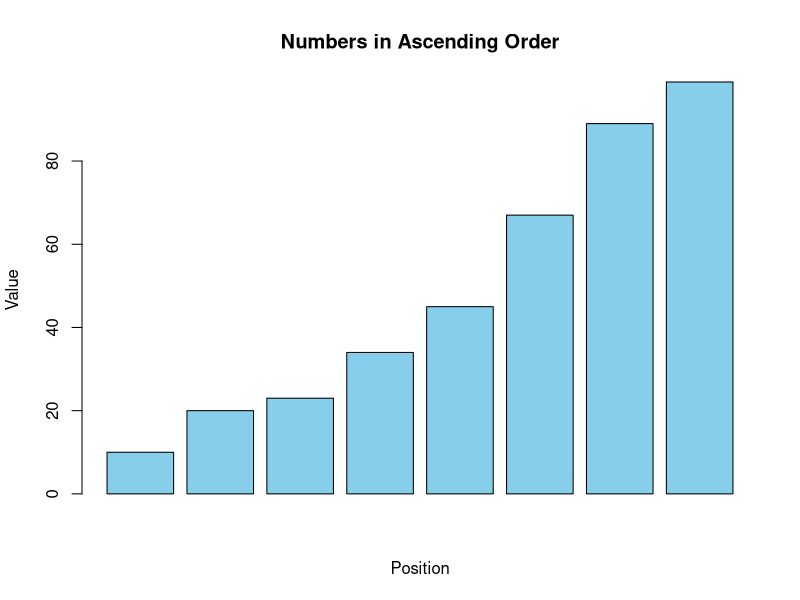
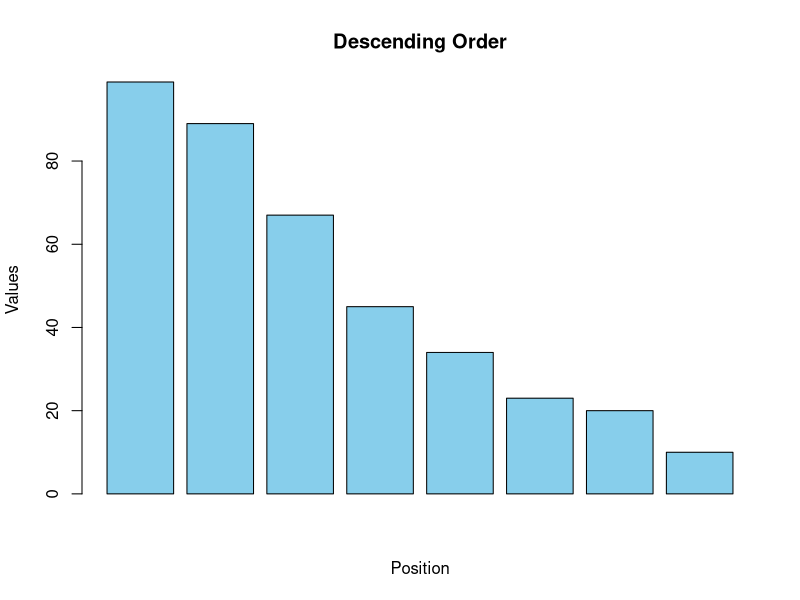

Write the R code that produced these figures, in order.
# (B) Write the script in R to sort the values contained in the following vector in ascending order 
# and descending order: (23, 45, 10, 34, 89, 20, 67, 99). Demonstrate the output using graph.

numbers <- c(23, 45, 10, 34, 89, 20, 67, 99)

asc <- sort(numbers)
des <- sort(numbers, decreasing = TRUE)

print(asc)
print(des)

#Plot a bar chart
barplot(
  asc,
  main = "Numbers in Ascending Order",
  xlab = "Position",
  ylab = "Value",
  col = "skyblue"
)

barplot(
  des,
  main = "Descending Order",
  xlab = "Position",
  ylab = "Values",
  col = "skyblue"
)
